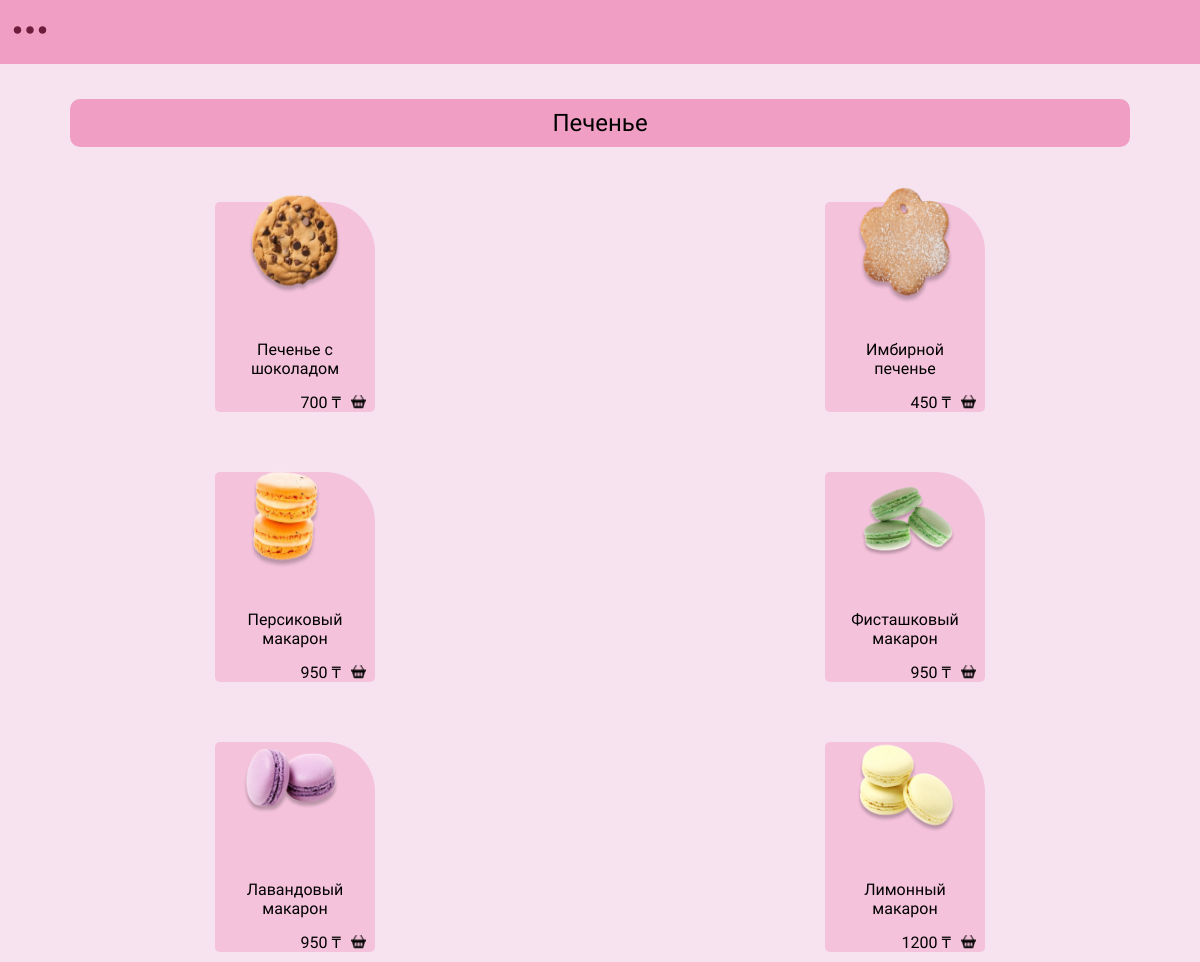
The page /category/pechene/ on the database its author committed.
### conf_app/models.py (models this page shows, shortened)
class Category(models.Model):
    name = models.CharField("Название категории", max_length=255)
    image = models.ImageField("Изображение", upload_to="categories/images/", default="")
    slug = models.SlugField(unique=True, editable=False, blank=True)
    class Meta:
        verbose_name = "Категория"
        verbose_name_plural = "Категории"

class Product(models.Model):
    title = models.CharField("Название", max_length=255)
    image = models.ImageField("Изображение", upload_to="products/images/", default="")
    category = models.ForeignKey(Category, on_delete=models.CASCADE, verbose_name="Выберите категорию")
    price = models.IntegerField("Цена")
    added_at = models.DateTimeField("Дата и время поступления", default=datetime.now)
    class Meta:
        verbose_name = "Товар"
        verbose_name_plural = "Продукты"

### conf_app/views.py (the view)
# urls.py: path('category/<slug:slug>/', views.category_page, name='category_page'),
def category_page(request, slug):
    category = get_object_or_404(Category, slug=slug)
    products = Product.objects.filter(category=category).order_by('-added_at')
    context = {
        'category': category,
        'products': products,
    }
    return render(request, "./categories/category_page.html", context)

### conf_app/templates/categories/category_page.html (shortened to what this page needs)
{% extends 'base.html' %}
{% load static %}
{% block content %}
<section class="second-block">
    <div class="second-block__header is-pink">
        {{ category.name }}
    </div>
    <div class="container">
        <div class="category-row">
            {% for product in products %}
            <div class="category-item">
                <a href="#" class="add-to-cart" data-product-id="{{ product.id }}">
                    <img src="{{ product.image.url }}" class="category-item__img" />
                    <div class="category-item__body">
                      <span class="category-item__title">{{ product.title }}</span>
                        <div class="price__cart">
                         <p class="category-item__price2">{{ product.price }} &#8376;</p>
                         <img src="{% static './images/cart-icon.png' %}" alt="cart-icon" class="category-item__cart" />
                        </div>
                    </div>
                </a>
            </div>
            {% endfor %}
        </div>
    </div>
</section>
{% endblock %}

### conf_app/static/css/style.css (style rules this page uses)
* { padding: 0; margin: 0; box-sizing: border-box; }
body { font-family: "Marmelad", sans-serif; }
:root { --pink: #F09EC4; --secondary: #6B1D3B; --lower: #ECECEC; --black: #000000; --darkpink: #AD5275; --white: #FFFFFF; --ultrapink:#F6E3EF; }
.container { margin-left: 10px; margin-right: 10px; }
.second-block { min-height: 100vh; background-color: var(--ultrapink); }
.second-block__header { background-color: var(--pink); padding: 10px 20px; border-radius: 10px; font-family: "Orelega One", serif; font-size: 24px; color: var(--black); text-align: center; display: block; margin: 40px 60px; position: relative; top: -15px; }
.category-row { display: grid; grid-template-columns: 1fr 1fr; justify-content: center; gap: 60px; }
.category-item { border: solid rgb(240 158 196 / 48%) 0px; padding: 10px; text-align: center; border-top-right-radius: 50px; border-radius: 5px 50px 5px 5px; text-decoration: none; color: var(--black); background-color: rgb(240 158 196 / 48%) ; display: flex; flex-direction: column; justify-content: center; align-items: center; margin: 0 auto; position: relative; width: 160px; height: 210px; }
.category-item__body { padding: 10px; margin: 0 0 10px; }
.category-item__title { font-size: 16px; font-family: "Marmelad", sans-serif; color: var(--black); display: block; margin: 10px 0; padding-bottom: 10px; }
.category-item__cart { width: 15px; height: 15px; display: block; position: relative; top: 5px; }
.category-item__price2 { font-size: 16px; padding-top: 10px; font-family: "Marmelad", sans-serif; color: var(--black); margin: 5px; }
.category-item__img { justify-self: center; width: 120px; height: 120px; margin: 0 auto; position: relative; top: -10px; }
.price__cart { display: flex; align-items: center; position: absolute; padding: 5px 10px; gap: 5px; right: -1px; bottom: -10px; margin-top: 10px; }
.add-to-cart { text-decoration: none; }

### rows shown on the page
Category: name "Печенье"
Product: image (picture), title "Печенье с шоколадом", price "700"
Product: image (picture), title "Имбирной печенье", price "450"
Product: image (picture), title "Персиковый макарон", price "950"
Product: image (picture), title "Фисташковый макарон", price "950"
Product: image (picture), title "Лавандовый макарон", price "950"
Product: image (picture), title "Лимонный макарон", price "1200"
